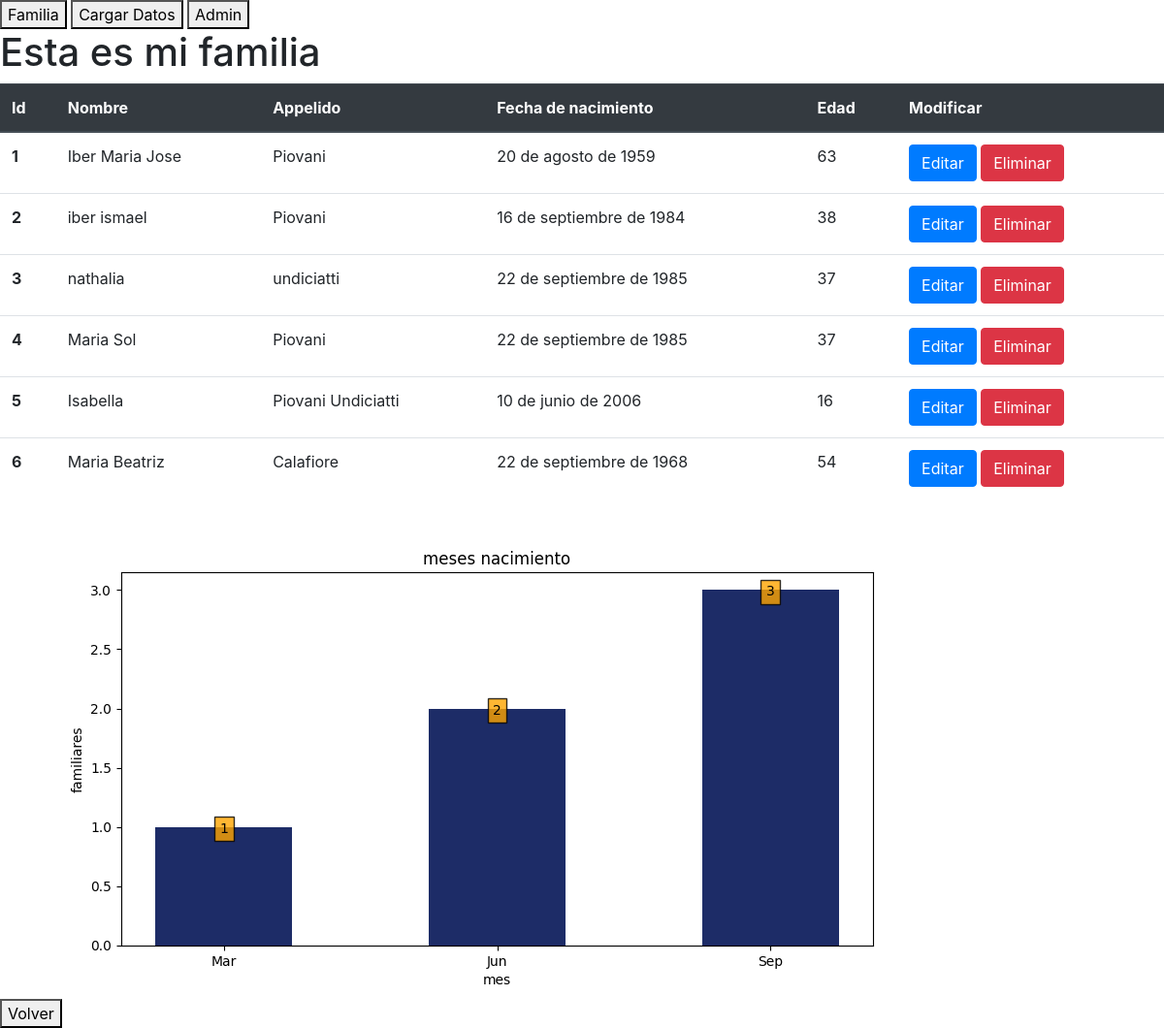
The app's page /familia_app/familia/, older data.
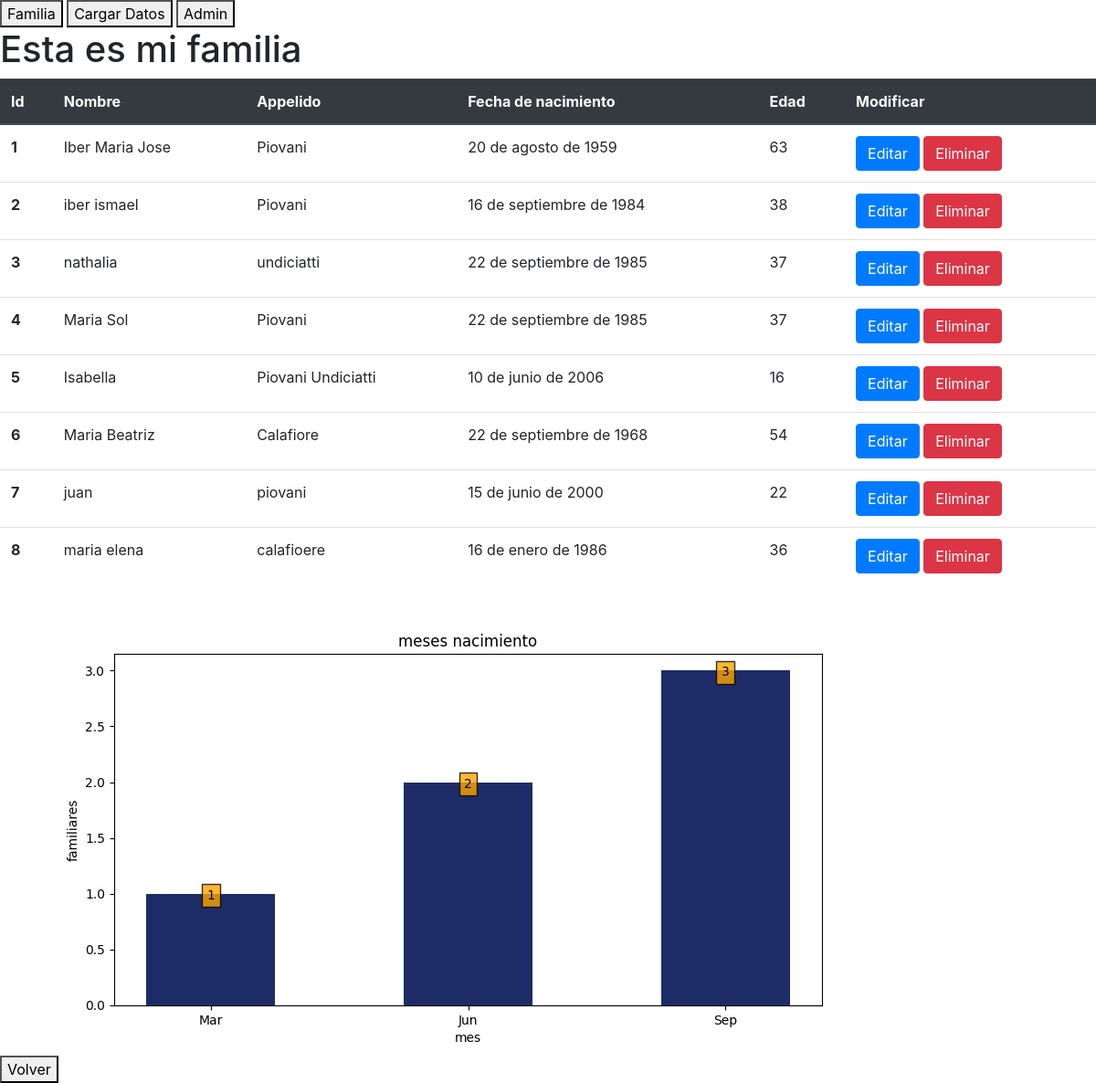
The same page, newer data.
### arbolFamiliarApp/models.py (models this page shows, shortened)
class Familia(models.Model):
    nombre = models.CharField(max_length=50)
    apellido = models.CharField(max_length=50)
    fecha_de_nacimiento = models.DateField()

### arbolFamiliarApp/views.py (the view)
# urls.py: path("familia/", familia, name="familia"),
def familia(request):
    lista_familia = Familia.objects.all()
    documento = {"lista_familia": lista_familia}
    return render(request, "familia.html", documento)

### arbolFamiliarApp/templatetags/edad.py (called while the page is built)
@register.simple_tag
def edad(pariente):
    año_nacimiento = pariente.fecha_de_nacimiento.year
    return datetime.datetime.today().year - año_nacimiento

### arbolFamiliarApp/templates/familia.html (shortened to what this page needs)
{% load sass_tags %} {% load edad %} {%load static %}
<!DOCTYPE html>
<html lang="en">
  <head>
    <link
      rel="stylesheet"
      href="https://maxcdn.bootstrapcdn.com/bootstrap/4.5.2/css/bootstrap.min.css"
    />
    <link
      href="{% sass_src 'familia.scss' %}"
      rel="stylesheet"
      type="text/css"
    />
  </head>
  <body>
    {% include 'index.html' %}
    <h1>Esta es mi familia</h1>
    <div class="familia">
      <table class="table">
        <thead class="thead-dark">
          <tr>
            <th scope="col">Id</th>
            <th scope="col">Nombre</th>
            <th scope="col">Appelido</th>
            <th scope="col">Fecha de nacimiento</th>
            <th scope="col">Edad</th>
            <th scope="col">Modificar</th>
          </tr>
        </thead>
        <tbody>
          {% for pariente in lista_familia %}
          <tr>
            <th scope="row">{{ forloop.counter }}</th>
            <td>{{ pariente.nombre }}</td>
            <td>{{ pariente.apellido }}</td>
            <td>{{ pariente.fecha_de_nacimiento }}</td>
            {% edad pariente as edad %}
            <td>{{ edad }}</td>
            <td>
              <a href="">
                <button class="btn btn-primary">Editar</button>
              </a>
              <a href="{% url 'eliminar_familiar' pariente.id %}">
                <button class="btn btn-danger">Eliminar</button>
              </a>
            </td>
          </tr>
          {%endfor%}
        </tbody>
      </table>
      {% include 'grafico.html'%}
    </div>
    <button
      class="boton-volver"
      onclick="location.href='{% url 'index' %}'"
      type="button"
    >
      Volver
    </button>
  </body>
</html>

Row changes from the older to the newer data that the page shows:
added Familia: nombre "juan", apellido "piovani", fecha_de_nacimiento "15 de junio de 2000", edad "22"
added Familia: nombre "maria elena", apellido "calafioere", fecha_de_nacimiento "16 de enero de 1986", edad "36"
